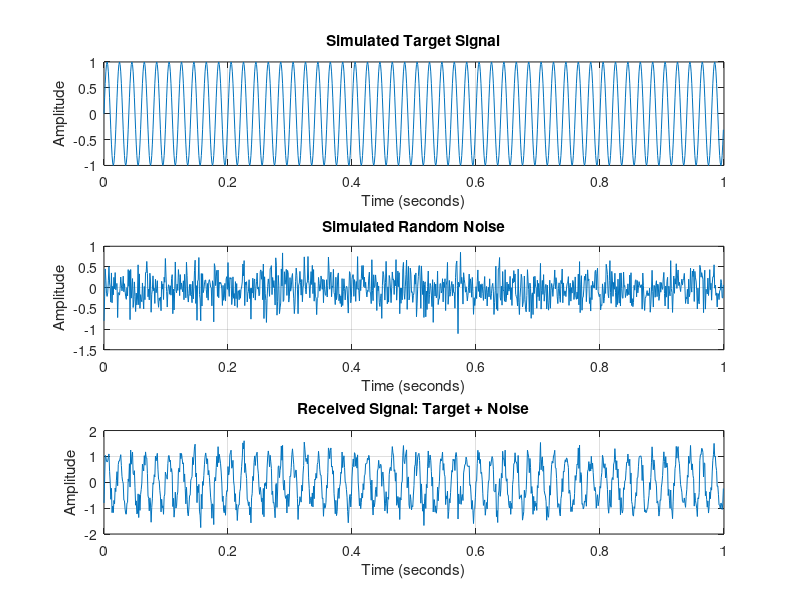
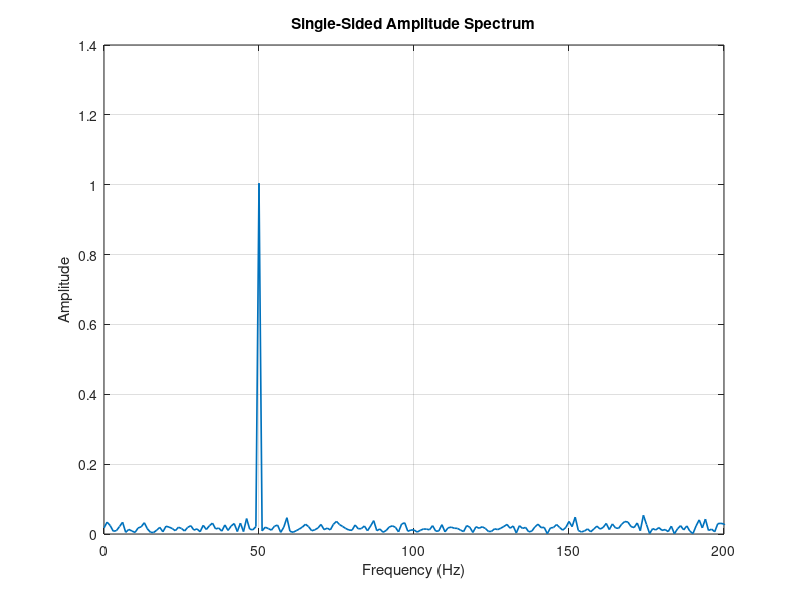
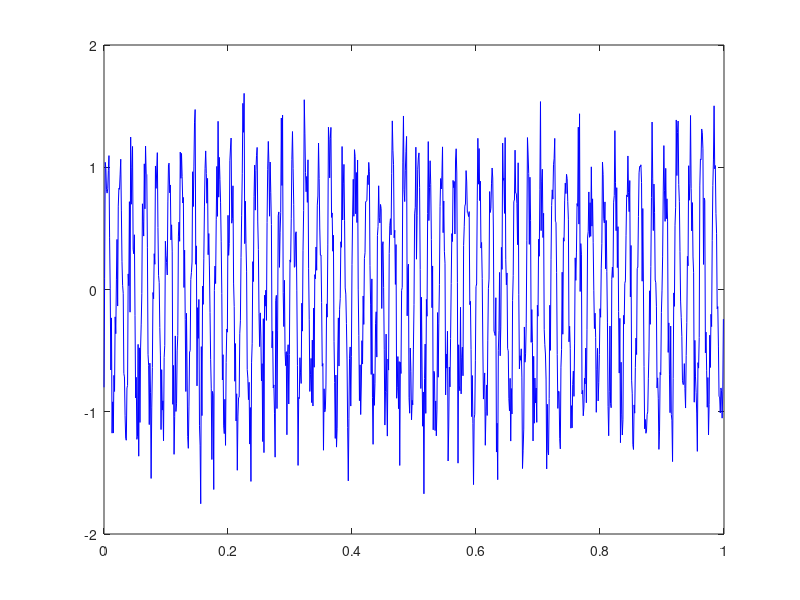

The MATLAB source for these figures, in order: (Note: this script raises an error after producing the figures.)
clc;
clear;
close all;
%% RADAR SIGNAL PROCESSING AND TARGET DETECTION
% Stage 1: Signal Generation
% Stage 2: Fast Fourier Transform (FFT)
% Author: Mutshidzi Madavha
disp('==============================================');
disp(' RADAR SIGNAL PROCESSING AND TARGET DETECTION');
disp('==============================================');
disp(' ');
%% STAGE 1: SIMULATED RADAR SIGNAL GENERATION
disp('Stage 1: Simulated Radar Signal Generation');
% 1. Define simulation parameters
fs = 1000;              % Sampling frequency (Hz)
T = 1;                  % Signal duration (seconds)
f_target = 50;          % Target signal frequency (Hz)
A_target = 1;            % Target signal amplitude
noise_std = 0.3;        % Noise standard deviation
% 2. Create the time vector
t = 0:1/fs:T-1/fs;
% 3. Generate the target signal
target_signal = A_target * sin(2*pi*f_target*t);
% 4. Generate random noise
rng(1);                 % Ensure reproducible results
noise = noise_std * randn(size(t));
% 5. Generate the received signal
received_signal = target_signal + noise;
% 6. Display simulation information
fprintf('Sampling frequency: %d Hz\n', fs);
fprintf('Target frequency: %.2f Hz\n', f_target);
fprintf('Target amplitude: %.2f\n', A_target);
fprintf('Noise standard deviation: %.2f\n', noise_std);
fprintf('Number of samples: %d\n', length(t));
fprintf('Signal duration: %.2f seconds\n', T);
% 7. Plot the signals
fig1 = figure('Name', 'Radar Signal Simulation', ...
              'NumberTitle', 'off');
subplot(3,1,1);
plot(t, target_signal);
title('Simulated Target Signal');
xlabel('Time (seconds)');
ylabel('Amplitude');
grid on;
subplot(3,1,2);
plot(t, noise);
title('Simulated Random Noise');
xlabel('Time (seconds)');
ylabel('Amplitude');
grid on;
subplot(3,1,3);
plot(t, received_signal);
title('Received Signal: Target + Noise');
xlabel('Time (seconds)');
ylabel('Amplitude');
grid on;
% 8. Save the Stage 1 figure
saveas(fig1, 'radar_signal_simulation.png');
disp('Stage 1 figure saved: radar_signal_simulation.png');
disp(' ');
%% STAGE 2: FAST FOURIER TRANSFORM (FFT)
disp('Stage 2: Fast Fourier Transform Analysis');
% 1. Calculate the FFT
N = length(received_signal);
Y = fft(received_signal);
% 2. Calculate the two-sided amplitude spectrum
P2 = abs(Y/N);
% 3. Extract the single-sided amplitude spectrum
P1 = P2(1:floor(N/2)+1);
% Double amplitudes except at DC and the Nyquist frequency
if rem(N, 2) == 0
    P1(2:end-1) = 2*P1(2:end-1);
else
    P1(2:end) = 2*P1(2:end);
end
% 4. Create the frequency axis
f = fs*(0:floor(N/2))/N;
% 5. Find the dominant frequency
[~, peak_index] = max(P1);
dominant_frequency = f(peak_index);
% 6. Display FFT results
frequency_resolution = fs/N;
fprintf('Expected target frequency: %.2f Hz\n', f_target);
fprintf('Detected dominant frequency: %.2f Hz\n', ...
        dominant_frequency);
fprintf('Frequency resolution: %.2f Hz\n', ...
        frequency_resolution);
% 7. Plot the frequency spectrum
fig2 = figure('Name', 'Radar FFT Analysis', ...
              'NumberTitle', 'off');
plot(f, P1, 'LineWidth', 1.2);
title('Single-Sided Amplitude Spectrum');
xlabel('Frequency (Hz)');
ylabel('Amplitude');
grid on;
xlim([0 200]);
% 8. Save the Stage 2 figure
saveas(fig2, 'radar_fft_analysis.png');
disp('Stage 2 figure saved: radar_fft_analysis.png');
disp(' ');
disp('Stages 1 and 2 completed successfully.');
%% STAGE 3: THRESHOLD-BASED TARGET DETECTION

disp(' ');
disp('Stage 3: Threshold-Based Target Detection');

% 1. Calculate the detection statistic

detection_statistic = max(abs(received_signal));

% 2. Define the detection threshold

threshold = 1.5;

% 3. Apply the detection rule

if detection_statistic > threshold
    detection_result = 'TARGET DETECTED';
else
    detection_result = 'TARGET NOT DETECTED';
end

% 4. Display the results

fprintf('Detection statistic: %.4f\n', detection_statistic);
fprintf('Detection threshold: %.4f\n', threshold);
fprintf('Detection decision: %s\n', detection_result);

% 5. Plot the received signal and threshold

fig3 = figure('Name', 'Threshold-Based Target Detection', ...
    'NumberTitle', 'off');

plot(t, received_signal, 'b');
hold on;

yline(threshold, '--r', 'Upper Threshold');
yline(-threshold, '--r', 'Lower Threshold');

title('Threshold-Based Target Detection');
xlabel('Time (seconds)');
ylabel('Amplitude');
legend('Received Signal', 'Detection Thresholds');
grid on;

hold off;

% 6. Save the figure

saveas(fig3, 'radar_target_detection.png');

disp('Detection figure saved: radar_target_detection.png');
disp('Stage 3 completed.');
%% STAGE 4: DETECTION PERFORMANCE EVALUATION

disp(' ');
disp('Stage 4: Detection Performance Evaluation');

% 1. Define simulation parameters

num_trials = 10000;
threshold_pd = threshold;
target_amplitude_pd = A_target;
noise_std_pd = noise_std;

% 2. Initialise counters

detections = 0;
false_alarms = 0;

% 3. Run Monte Carlo simulations

rng(42);  % Reproducible statistical experiment

for k = 1:num_trials

    % Generate a random noise-only signal

    noise_only = noise_std_pd * randn(size(t));

    % Generate a target signal with independent noise

    target_with_noise = ...
        target_amplitude_pd * sin(2*pi*f_target*t) ...
        + noise_std_pd * randn(size(t));

    % Calculate detection statistics

    noise_statistic = max(abs(noise_only));
    target_statistic = max(abs(target_with_noise));

    % Evaluate detection and false alarm

    if target_statistic > threshold_pd
        detections = detections + 1;
    end

    if noise_statistic > threshold_pd
        false_alarms = false_alarms + 1;
    end

end

% 4. Calculate probabilities

prob_detection = detections / num_trials;
prob_false_alarm = false_alarms / num_trials;

% 5. Display results

fprintf('Number of trials: %d\n', num_trials);
fprintf('Detection threshold: %.2f\n', threshold_pd);
fprintf('Probability of detection: %.4f (%.2f%%)\n', ...
    prob_detection, 100*prob_detection);
fprintf('Probability of false alarm: %.4f (%.2f%%)\n', ...
    prob_false_alarm, 100*prob_false_alarm);

% 6. Plot the performance results

fig4 = figure('Name', 'Detection Performance', ...
    'NumberTitle', 'off');

bar([prob_detection, prob_false_alarm]);

set(gca, 'XTickLabel', ...
    {'Probability of Detection', 'Probability of False Alarm'});

ylabel('Estimated Probability');
title('Radar Detection Performance');
ylim([0 1]);
grid on;

% 7. Save the figure

saveas(fig4, 'radar_detection_performance.png');

disp('Performance figure saved: radar_detection_performance.png');
disp('Stage 4 completed.');
%% STAGE 5: THRESHOLD PERFORMANCE COMPARISON

disp(' ');
disp('Stage 5: Threshold Performance Comparison');

% 1. Define thresholds to investigate

threshold_values = 0.5:0.25:3.0;

num_thresholds = length(threshold_values);

% 2. Prepare result arrays

pd_values = zeros(1, num_thresholds);
pfa_values = zeros(1, num_thresholds);

% 3. Set simulation parameters

num_trials_threshold = 5000;

rng(100);

% 4. Evaluate each threshold

for j = 1:num_thresholds

    current_threshold = threshold_values(j);

    detection_count = 0;
    false_alarm_count = 0;

    for k = 1:num_trials_threshold

        % Noise-only signal

        noise_only = noise_std * randn(size(t));

        % Target signal with noise

        target_signal_trial = ...
            A_target * sin(2*pi*f_target*t) ...
            + noise_std * randn(size(t));

        % Calculate detection statistics

        noise_statistic = max(abs(noise_only));

        target_statistic = max(abs(target_signal_trial));

        % Count detections

        if target_statistic > current_threshold
            detection_count = detection_count + 1;
        end

        % Count false alarms

        if noise_statistic > current_threshold
            false_alarm_count = false_alarm_count + 1;
        end

    end

    % Calculate probabilities

    pd_values(j) = detection_count / num_trials_threshold;

    pfa_values(j) = false_alarm_count / num_trials_threshold;

end

% 5. Display results

fprintf('\nThreshold | Probability of Detection | Probability of False Alarm\n');

for j = 1:num_thresholds

    fprintf('%9.2f | %24.4f | %27.4f\n', ...
        threshold_values(j), pd_values(j), pfa_values(j));

end

% 6. Plot probability of detection

fig5 = figure('Name', 'Threshold vs Detection Probability', ...
              'NumberTitle', 'off');

plot(threshold_values, pd_values, '-o', 'LineWidth', 1.5);

xlabel('Detection Threshold');
ylabel('Probability of Detection');

title('Effect of Threshold on Detection Probability');

ylim([0 1.05]);
grid on;

saveas(fig5, 'threshold_vs_detection_probability.png');

% 7. Plot probability of false alarm

fig6 = figure('Name', 'Threshold vs False Alarm Probability', ...
              'NumberTitle', 'off');

plot(threshold_values, pfa_values, '-o', 'LineWidth', 1.5);

xlabel('Detection Threshold');
ylabel('Probability of False Alarm');

title('Effect of Threshold on False Alarm Probability');

ylim([0 1.05]);
grid on;

saveas(fig6, 'threshold_vs_false_alarm_probability.png');

disp('Threshold comparison figures saved.');
disp('Stage 5 completed.');
%% STAGE 6: RECEIVER OPERATING CHARACTERISTIC (ROC) CURVE
disp(' ');
disp('Stage 6: ROC Curve Analysis');
% 1. Plot probability of detection against false alarm probability
fig7 = figure('Name', 'Radar ROC Curve', ...
    'NumberTitle', 'off');
plot(pfa_values, pd_values, '-o', ...
    'LineWidth', 1.5);
xlabel('Probability of False Alarm');
ylabel('Probability of Detection');
title('Radar Receiver Operating Characteristic (ROC) Curve');
xlim([0 1]);
ylim([0 1.05]);
grid on;
% 2. Save the figure
saveas(fig7, 'radar_roc_curve.png');
% 3. Display completion message
disp('ROC curve saved: radar_roc_curve.png');
disp('Stage 6 completed successfully.');
%% STAGE 7: SIGNAL-TO-NOISE RATIO ANALYSIS
disp(' ');
disp('Stage 7: Signal-to-Noise Ratio Analysis');
% 1. Define noise levels
noise_levels = [0.1 0.2 0.3 0.5 0.8];
num_noise_levels = length(noise_levels);
snr_values_db = zeros(1, num_noise_levels);
% 2. Calculate theoretical SNR for each noise level
for j = 1:num_noise_levels
    signal_power = mean(target_signal.^2);
    noise_power = noise_levels(j)^2;
    snr_values_db(j) = ...
        10 * log10(signal_power / noise_power);
end
% 3. Display the results
fprintf('\nNoise Standard Deviation | Theoretical SNR (dB)\n');
for j = 1:num_noise_levels
    fprintf('%24.2f | %20.2f dB\n', ...
        noise_levels(j), snr_values_db(j));
end
% 4. Plot the results
fig8 = figure('Name', 'Noise Level and SNR Analysis', ...
    'NumberTitle', 'off');
plot(noise_levels, snr_values_db, '-o', ...
    'LineWidth', 1.5);
xlabel('Noise Standard Deviation');
ylabel('Theoretical SNR (dB)');
title('Effect of Noise on Signal-to-Noise Ratio');
grid on;
% 5. Save the figure
saveas(fig8, 'radar_snr_analysis.png');
disp('SNR figure saved: radar_snr_analysis.png');
disp('Stage 7 completed successfully.');
%% STAGE 8: CONSOLIDATED RESULTS AND REPORTING
disp(' ');
disp('Stage 8: Consolidated Results and Reporting');
% 1. Create a results table
results_table = table( ...
    threshold_values', ...
    pd_values', ...
    pfa_values', ...
    'VariableNames', { ...
    'Threshold', ...
    'ProbabilityDetection', ...
    'ProbabilityFalseAlarm'});
% 2. Display the table
disp('Detection Performance Results:');
disp(results_table);
% 3. Save the table as a CSV file
writetable(results_table, ...
    'radar_detection_results.csv');
% 4. Save the main simulation parameters
parameter_names = { ...
    'Sampling Frequency (Hz)'; ...
    'Signal Duration (seconds)'; ...
    'Target Frequency (Hz)'; ...
    'Target Amplitude'; ...
    'Noise Standard Deviation'; ...
    'Number of Detection Trials'; ...
    'Number of Threshold Trials'};
parameter_values = [ ...
    fs; ...
    T; ...
    f_target; ...
    A_target; ...
    noise_std; ...
    num_trials; ...
    num_trials_threshold];
parameters_table = table( ...
    parameter_names, ...
    parameter_values, ...
    'VariableNames', {'Parameter', 'Value'});
writetable(parameters_table, ...
    'radar_simulation_parameters.csv');
% 5. Save the results report as a text file
report_file = fopen('radar_project_report.txt', 'w');
fprintf(report_file, ...
    'RADAR SIGNAL PROCESSING AND TARGET DETECTION\n');
fprintf(report_file, ...
    '============================================\n\n');
fprintf(report_file, ...
    'Project objective:\n');
fprintf(report_file, ...
    ['Simulate a target signal, analyse its frequency, ' ...
    'and evaluate threshold-based detection performance.\n\n']);
fprintf(report_file, ...
    'Simulation configuration:\n');
fprintf(report_file, 'Sampling frequency: %.2f Hz\n', fs);
fprintf(report_file, 'Target frequency: %.2f Hz\n', f_target);
fprintf(report_file, 'Target amplitude: %.2f\n', A_target);
fprintf(report_file, 'Noise standard deviation: %.2f\n\n', noise_std);
fprintf(report_file, ...
    'Detection performance across thresholds:\n\n');
fprintf(report_file, ...
    'Threshold | Probability of Detection | Probability of False Alarm\n');
for j = 1:length(threshold_values)
    fprintf(report_file, ...
        '%.2f | %.4f | %.4f\n', ...
        threshold_values(j), ...
        pd_values(j), ...
        pfa_values(j));
end
fprintf(report_file, ...
    '\nLimitations:\n');
fprintf(report_file, ...
    ['This project uses simulated sinusoidal signals and ' ...
    'Gaussian noise. Results are not measurements of ' ...
    'real radar hardware performance.\n']);
fclose(report_file);
disp('Saved: radar_detection_results.csv');
disp('Saved: radar_simulation_parameters.csv');
disp('Saved: radar_project_report.txt');
disp('Stage 8 completed successfully.');
%% STAGE 9: FINAL PROJECT REVIEW
disp(' ');
disp('Stage 9: Final Project Review');
% 1. List required output files
required_files = {
    'radar_signal_simulation.png'
    'radar_fft_analysis.png'
    'radar_target_detection.png'
    'radar_detection_performance.png'
    'threshold_vs_detection_probability.png'
    'threshold_vs_false_alarm_probability.png'
    'radar_roc_curve.png'
    'radar_snr_analysis.png'
    'radar_detection_results.csv'
    'radar_simulation_parameters.csv'
    'radar_project_report.txt'
    };
% 2. Check each file
file_status = false(length(required_files), 1);
for k = 1:length(required_files)
    file_status(k) = isfile(required_files{k});
    if file_status(k)
        fprintf('[OK]      %s\n', required_files{k});
    else
        fprintf('[MISSING] %s\n', required_files{k});
    end
end
% 3. Display summary
fprintf('\nFiles found: %d of %d\n', ...
    sum(file_status), length(required_files));
if all(file_status)
    disp('All required output files are present.');
else
    disp('Some output files are missing. Check the list above.');
end
% 4. Save the verification report
verification_table = table( ...
    required_files, file_status, ...
    'VariableNames', {'FileName', 'FileExists'});
writetable(verification_table, ...
    'radar_project_file_check.csv');
disp('Verification report saved: radar_project_file_check.csv');
disp('Stage 9 completed.');
